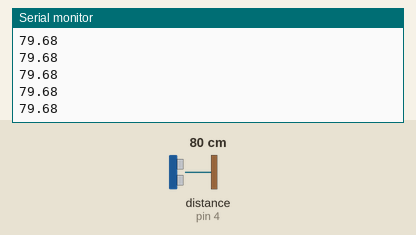
Simulated run of this sketch. Board: Arduino Uno, built with avr-gcc and run on an emulated ATmega328P. On the bench: the last lines printed to the serial monitor. Wiring (inferred from the names in the program): ultrasonic range finder: trigger pin 7; echo pin 4. The test bench sets the inputs (shaded band); at power-on: distance to the obstacle (sensor on pin 4) 80 cm. The echo pulse lasts 58.3 µs per cm.

Above: at 1.2 s.
1.3 s: distance to the obstacle (sensor on pin 4) set to 2 cm
At 2.0 s:
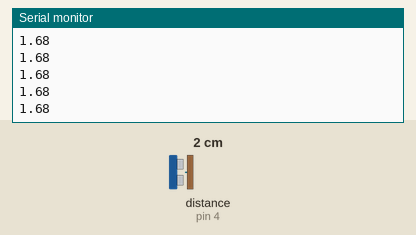
2.8 s: distance to the obstacle (sensor on pin 4) set to 4 cm
At 3.9 s:
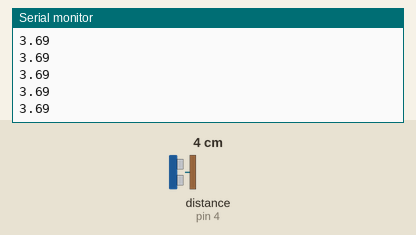
Timing chart, 0 to 5.8 s (numbered marks = the images above; inputs shaded):
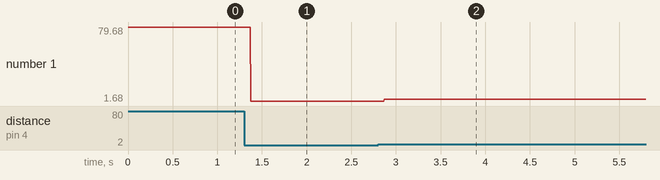

The sketch:

ultrasonicsensor.ino
```cpp
//Digital pins
int trig = 7;
int echo = 4;

void setup() {
  // put your setup code here, to run once:
  Serial.begin(9600);

  //The trigger pin sends the ultrasonic wave
  pinMode(trig, OUTPUT);

  //The echo pin detects the wave when it comes back
  pinMode(echo, INPUT);

}

void loop() {

  //Sends a ultrasonic wave
  digitalWrite(trig, LOW);
  delayMicroseconds(2);
  digitalWrite(trig, HIGH);
  delayMicroseconds(10);
  digitalWrite(trig, LOW);


  //The component being used measures the time it takes for the ultrasonic to come back in microseconds, if detected echo will change from 0 to 1
  //The pulseIn function measures the time it took the echo to change from 0 to 1 in microseconds
  double time = pulseIn(echo, HIGH);
  double speed = 0.0343; //cm per microsecond
  //Distance = speed * time
  double distance = (speed * time) / 2.0; //Divide by 2 because it measures the time it takes the wave to hit the object and come back

  if(time != 0){
  //The distance I've noticed is accurate within +/- 1 cm
  Serial.println(distance);
  }


}
```

Measured:
- after the input at 1.3 s, the serial monitor: prints a new line after 0.07 s (image 1)
- after the input at 2.8 s, the serial monitor: prints a new line after 0.07 s (image 2)
- plotted number 1: 79.68 → 1.68 after the input at 1.3 s, 1.68 → 3.6 after the input at 2.8 s
